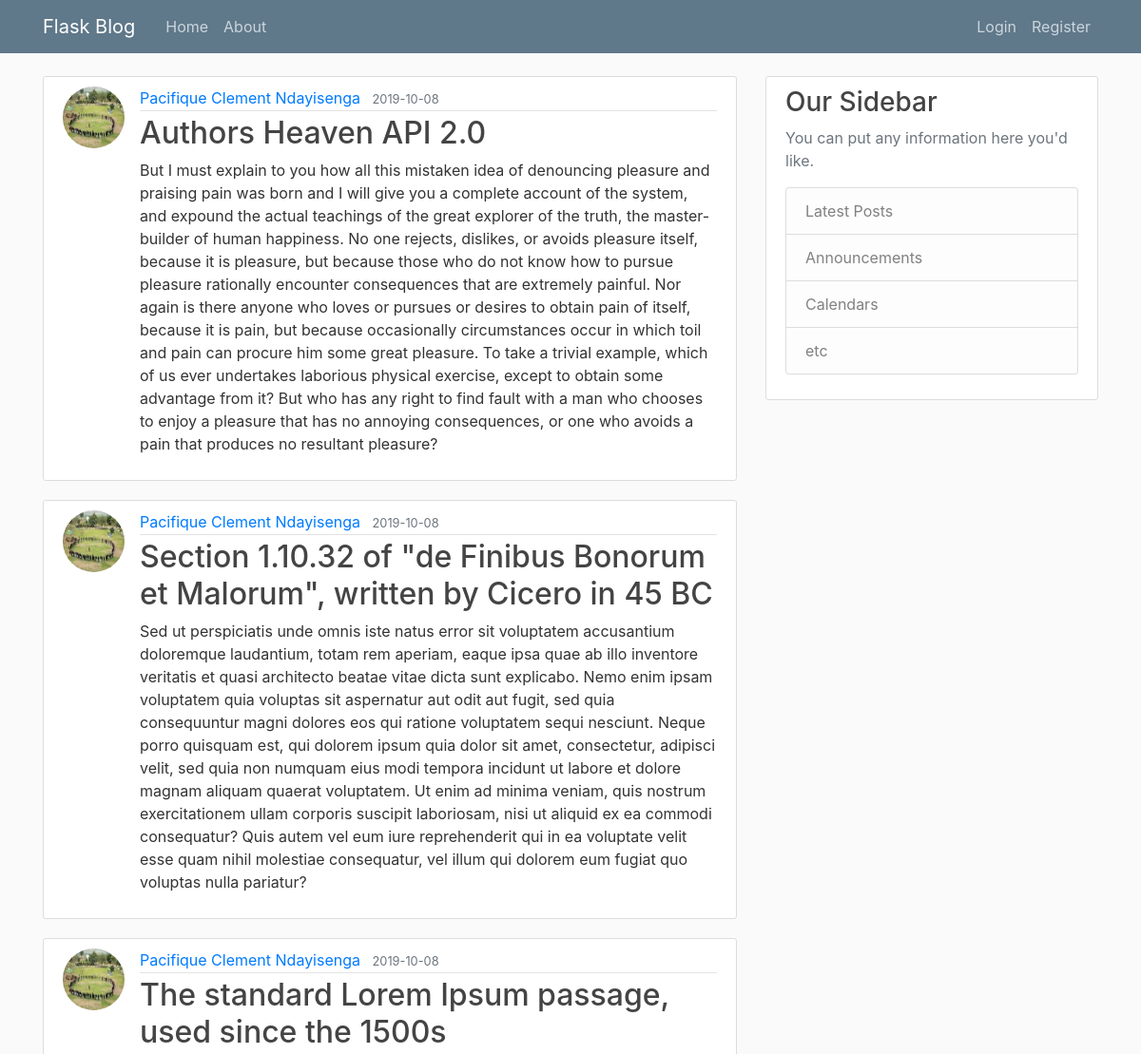
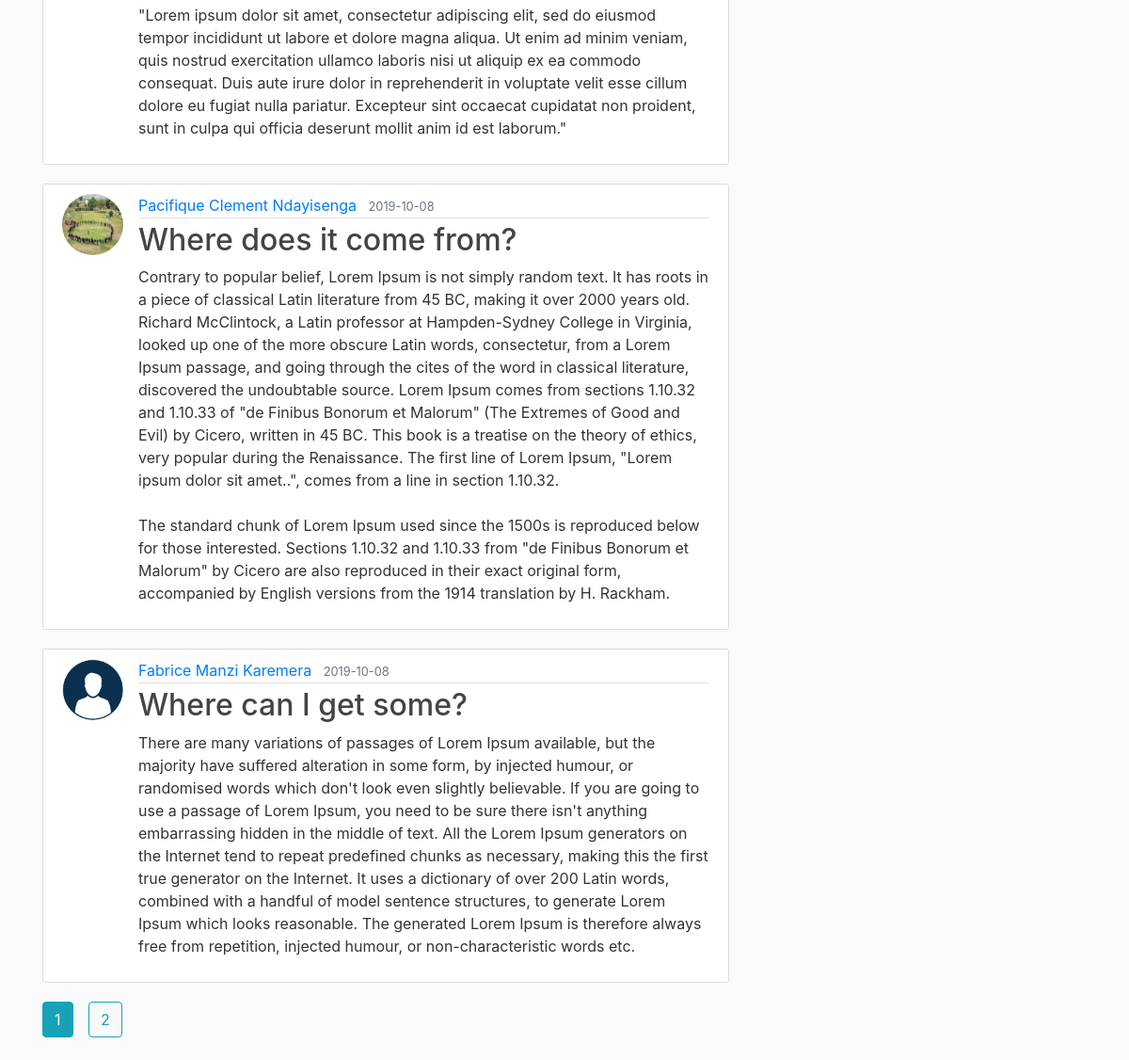
The page /home on the database its author committed (2 pictures, top to bottom).
### models/post.py (models this page shows, shortened)
class Post(db.Model):
    id = db.Column(db.Integer, primary_key=True)
    title = db.Column(db.String(250), nullable=False)
    date_posted = db.Column(db.DateTime, nullable=False,
                            default=datetime.utcnow)
    content = db.Column(db.Text, nullable=False)
    user_id = db.Column(db.Integer, db.ForeignKey('user.id'), nullable=False)

### models/user.py (models this page shows, shortened)
class User(db.Model, UserMixin):
    id = db.Column(db.Integer, primary_key=True)
    name = db.Column(db.String(250), nullable=False)
    email = db.Column(db.String(120), unique=True, nullable=False)
    image = db.Column(db.String(20), nullable=False, default='default.jpg')
    password = db.Column(db.String(60), nullable=False)
    posts = db.relationship('Post', backref='author', lazy=True)

### routes/main.py (the view)
@main.route('/')
@main.route('/home')
def home():
    page = request.args.get('page', 1, type=int)
    posts = Post.query.order_by(
        Post.date_posted.desc()).paginate(page=page, per_page=5)
    return render_template('home.html', title='Home', posts=posts)

### templates/home.html
{% extends "layout.html" %}
{% block content %}
  {% for post in posts.items %}
    <article class="media content-section">
      <img class="rounded-circle article-img" src="{{ url_for('static', filename='profile_pics/' + post.author.image) }}" alt="">
      <div class="media-body">
        <div class="article-metadata">
          <a class="mr-2" href="{{url_for('posts.user_posts', user_email=post.author.email)}}">{{ post.author.name }}</a>
          <small class="text-muted">{{ post.date_posted.strftime('%Y-%m-%d') }}</small>
        </div>
        <h2>
          <a class="article-title" href="{{ url_for('posts.post', post_id=post.id) }}">{{ post.title }}</a>
        </h2>
        <p class="article-content">{{ post.content }}</p>
      </div>
    </article>
  {% endfor %}
  {% for page_num in posts.iter_pages(left_edge=1, right_edge=1, left_current=1, right_current=2) %}
    {% if page_num %}
      {% if posts.page == page_num %}
        <a class="btn btn-info mb-4 mr-2" href="{{url_for('main.home', page=page_num)}}">{{ page_num }}</a>
      {% else %}
        <a class="btn btn-outline-info mb-4 mr-1 ml-1" href="{{url_for('main.home', page=page_num)}}">{{ page_num }}</a>
      {% endif %}
    {% else %}
      ...
    {% endif %}
  {% endfor %}
{% endblock %}

### templates/layout.html (shortened to what this page needs)
<!DOCTYPE html>
<html lang="en">
  <head>
    <link
      rel="stylesheet"
      href="https://stackpath.bootstrapcdn.com/bootstrap/4.3.1/css/bootstrap.min.css"
    />
    <link rel="stylesheet" href="{{ url_for('static', filename='main.css') }}">
  </head>
  <body>
    <header class="site-header">
      <nav class="navbar navbar-expand-md navbar-dark bg-steel fixed-top">
        <div class="container">
          <a class="navbar-brand mr-4" href="/">Flask Blog</a>
          <div class="collapse navbar-collapse" id="navbarToggle">
            <div class="navbar-nav mr-auto">
              <a class="nav-item nav-link" href="{{ url_for('main.home') }}">Home</a>
              <a class="nav-item nav-link" href="{{ url_for('main.about') }}">About</a>
            </div>
            <div class="navbar-nav">
                {% if current_user.is_authenticated %}
                    <a class="nav-item nav-link" href="{{ url_for('posts.new_post') }}">New Post</a>
                    <a class="nav-item nav-link" href="{{ url_for('users.account') }}">Account</a>
                    <a class="nav-item nav-link" href="{{ url_for('users.logout') }}">Logout</a>
                {% else %}
                    <a class="nav-item nav-link" href="{{ url_for('users.login') }}">Login</a>
                    <a class="nav-item nav-link" href="{{ url_for('users.register') }}">Register</a>
                {% endif %}
            </div>
          </div>
        </div>
      </nav>
    </header>
    <main role="main" class="container">
        <div class="row">
            <div class="col-md-8">
            {% block content %}{% endblock %}
            </div>
            <div class="col-md-4">
                <div class="content-section">
                    <h3>Our Sidebar</h3>
                    <p class='text-muted'>You can put any information here you'd like.
                        <ul class="list-group">
                            <li class="list-group-item list-group-item-light">Latest Posts</li>
                            <li class="list-group-item list-group-item-light">Announcements</li>
                            <li class="list-group-item list-group-item-light">Calendars</li>
                            <li class="list-group-item list-group-item-light">etc</li>
                        </ul>
                    </p>
                </div>
            </div>
        </div>
    </main>
  </body>
</html>

### static/main.css (style rules this page uses)
body { background: #fafafa; color: #333333; margin-top: 5rem; }
h1, h2, h3, h4, h5, h6 { color: #444444; }
.bg-steel { background-color: #5f788a; }
.site-header .navbar-nav .nav-link { color: #cbd5db; }
.content-section { background: #ffffff; padding: 10px 20px; border: 1px solid #dddddd; border-radius: 3px; margin-bottom: 20px; }
.article-title { color: #444444; }
.article-content { white-space: pre-line; }
.article-img { height: 65px; width: 65px; margin-right: 16px; }
.article-metadata { padding-bottom: 1px; margin-bottom: 4px; border-bottom: 1px solid #e3e3e3; }

### rows shown on the page
Post: image (picture), author.name "Pacifique Clement Ndayisenga", date_posted "2019-10-08", title "Authors Heaven API 2.0", content "But I must explain to you how all this mistaken idea of denouncing pleasure and praising pain was born and I will give you a complete account of the system, and expound the actual teachings of the great explorer of the truth, the master-builder of human happiness. No one rejects, dislikes, or avoids pleasure itself, because it is pleasure, but because those who do not know how to pursue pleasure rationally encounter consequences that are extremely painful. Nor again is there anyone who loves or pursues or desires to obtain pain of itself, because it is pain, but because occasionally circumstances occur in which toil and pain can procure him some great pleasure. To take a trivial example,…"
Post: image (picture), author.name "Pacifique Clement Ndayisenga", date_posted "2019-10-08", title "Section 1.10.32 of \"de Finibus Bonorum et Malorum\", written by Cicero in 45 BC", content "Sed ut perspiciatis unde omnis iste natus error sit voluptatem accusantium doloremque laudantium, totam rem aperiam, eaque ipsa quae ab illo inventore veritatis et quasi architecto beatae vitae dicta sunt explicabo. Nemo enim ipsam voluptatem quia voluptas sit aspernatur aut odit aut fugit, sed quia consequuntur magni dolores eos qui ratione voluptatem sequi nesciunt. Neque porro quisquam est, qui dolorem ipsum quia dolor sit amet, consectetur, adipisci velit, sed quia non numquam eius modi tempora incidunt ut labore et dolore magnam aliquam quaerat voluptatem. Ut enim ad minima veniam, quis nostrum exercitationem ullam corporis suscipit laboriosam, nisi ut aliquid ex ea commodi…"
Post: image (picture), author.name "Pacifique Clement Ndayisenga", date_posted "2019-10-08", title "The standard Lorem Ipsum passage, used since the 1500s", content "\"Lorem ipsum dolor sit amet, consectetur adipiscing elit, sed do eiusmod tempor incididunt ut labore et dolore magna aliqua. Ut enim ad minim veniam, quis nostrud exercitation ullamco laboris nisi ut aliquip ex ea commodo consequat. Duis aute irure dolor in reprehenderit in voluptate velit esse cillum dolore eu fugiat nulla pariatur. Excepteur sint occaecat cupidatat non proident, sunt in culpa qui officia deserunt mollit anim id est laborum.\""
Post: image (picture), author.name "Pacifique Clement Ndayisenga", date_posted "2019-10-08", title "Where does it come from?", content "Contrary to popular belief, Lorem Ipsum is not simply random text. It has roots in a piece of classical Latin literature from 45 BC, making it over 2000 years old. Richard McClintock, a Latin professor at Hampden-Sydney College in Virginia, looked up one of the more obscure Latin words, consectetur, from a Lorem Ipsum passage, and going through the cites of the word in classical literature, discovered the undoubtable source. Lorem Ipsum comes from sections 1.10.32 and 1.10.33 of \"de Finibus Bonorum et Malorum\" (The Extremes of Good and Evil) by Cicero, written in 45 BC. This book is a treatise on the theory of ethics, very popular during the Renaissance. The first line of Lorem Ipsum,…"
Post: image (picture), author.name "Fabrice Manzi Karemera", date_posted "2019-10-08", title "Where can I get some?", content "There are many variations of passages of Lorem Ipsum available, but the majority have suffered alteration in some form, by injected humour, or randomised words which don't look even slightly believable. If you are going to use a passage of Lorem Ipsum, you need to be sure there isn't anything embarrassing hidden in the middle of text. All the Lorem Ipsum generators on the Internet tend to repeat predefined chunks as necessary, making this the first true generator on the Internet. It uses a dictionary of over 200 Latin words, combined with a handful of model sentence structures, to generate Lorem Ipsum which looks reasonable. The generated Lorem Ipsum is therefore always free from…"

### other values the page prints
{{ page_num }} "1"
{{ page_num }} "2"
